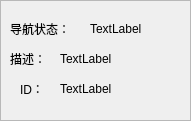
   <widget class="QFrame" name="frame_2">
    <property name="geometry">
     <rect>
      <x>30</x>
      <y>820</y>
      <width>191</width>
      <height>121</height>
     </rect>
    </property>
    <property name="frameShape">
     <enum>QFrame::StyledPanel</enum>
    </property>
    <property name="frameShadow">
     <enum>QFrame::Raised</enum>
    </property>
    <widget class="QLabel" name="label_13">
     <property name="geometry">
      <rect>
       <x>10</x>
       <y>20</y>
       <width>67</width>
       <height>17</height>
      </rect>
     </property>
     <property name="text">
      <string>导航状态：</string>
     </property>
    </widget>
    <widget class="QLabel" name="labelstatus">
     <property name="geometry">
      <rect>
       <x>90</x>
       <y>20</y>
       <width>67</width>
       <height>17</height>
      </rect>
     </property>
     <property name="text">
      <string>TextLabel</string>
     </property>
    </widget>
    <widget class="QLabel" name="labeltext">
     <property name="geometry">
      <rect>
       <x>60</x>
       <y>50</y>
       <width>121</width>
       <height>17</height>
      </rect>
     </property>
     <property name="text">
      <string>TextLabel</string>
     </property>
    </widget>
    <widget class="QLabel" name="label_14">
     <property name="geometry">
      <rect>
       <x>10</x>
       <y>50</y>
       <width>41</width>
       <height>17</height>
      </rect>
     </property>
     <property name="text">
      <string>描述：</string>
     </property>
    </widget>
    <widget class="QLabel" name="label_20">
     <property name="geometry">
      <rect>
       <x>20</x>
       <y>80</y>
       <width>31</width>
       <height>17</height>
      </rect>
     </property>
     <property name="text">
      <string>ID：</string>
     </property>
    </widget>
    <widget class="QLabel" name="labelid">
     <property name="geometry">
      <rect>
       <x>60</x>
       <y>80</y>
       <width>121</width>
       <height>17</height>
      </rect>
     </property>
     <property name="text">
      <string>TextLabel</string>
     </property>
    </widget>
   </widget>
